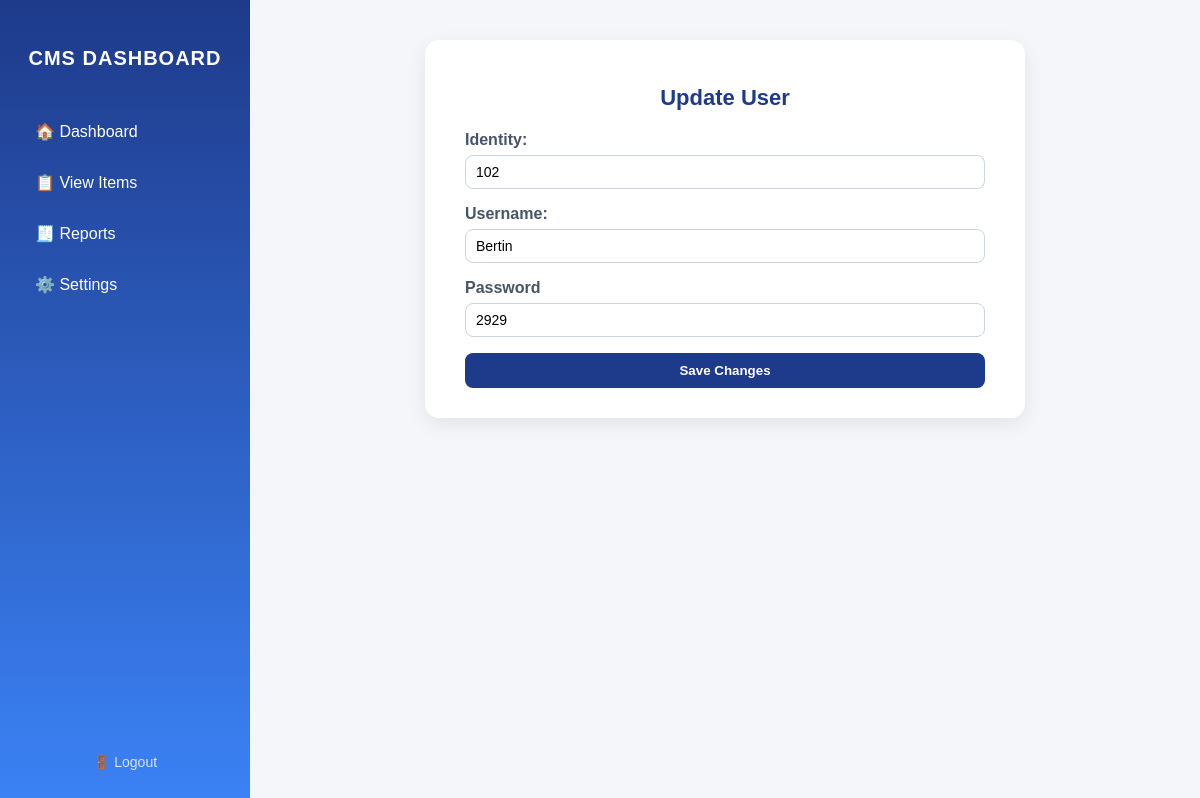
The page /updateuser.php?updatenbr=102 (signed in) on the database its author committed.
### tables this page shows
CREATE TABLE `users` (
  `Identity` int(10) NOT NULL,
  `Username` varchar(20) NOT NULL,
  `Password` varchar(20) NOT NULL
);

### updateuser.php (the view, shortened to what this page needs)
<?php
include "connection.php";
if(isset($_GET['updatenbr'])){
    $id = $_GET['updatenbr'];
    $sql = "SELECT * FROM users WHERE Identity='$id'";
    $result = $conn->query($sql);
    if($result && $result->num_rows > 0){
        $rows = $result->fetch_assoc();
        $fname = $rows['Identity'];
        $lname = $rows['Username'];
        $phone = $rows['Password'];
    } else {
        echo "Record not found!";
        exit;
    }
}
?>
<!DOCTYPE html>
<html lang="en">
<head>
</head>
<body>
  <div class="sidebar">
    <div>
      <h2>CMS DASHBOARD</h2>
      <nav>
        <a href="index.php">🏠 Dashboard</a>
        <a href="select.php">📋 View Items</a>
        <a href="#">🧾 Reports</a>
        <a href="#">⚙️ Settings</a>
      </nav>
    </div>
    <div class="logout">
      <a href="#" style="color:white; text-decoration:none;">🚪 Logout</a>
    </div>
  </div>
  <div class="main">
    <div class="card">
      <h1>Update User</h1>
      <form method="post">
        <label>Identity:</label>
        <input type="text" name="fname" value="<?php echo $fname; ?>" required>
        <label>Username:</label>
        <input type="text" name="lname" value="<?php echo $lname; ?>" required>
        <label>Password</label>
        <input type="number" name="pnumber" value="<?php echo $phone; ?>" required>
        <button type="submit" name="send">Save Changes</button>
      </form>
    </div>
  </div>
</body>
</html>

### updateuser.php (style rules this page uses)
* { box-sizing: border-box; }
body { margin: 0; font-family: "Poppins", sans-serif; background: #f4f6fa; color: #1e293b; display: flex; min-height: 100vh; }
.sidebar { width: 250px; background: linear-gradient(180deg, #1e3a8a, #3b82f6); color: white; padding: 30px 20px; display: flex; flex-direction: column; justify-content: space-between; }
.sidebar h2 { text-align: center; font-size: 20px; letter-spacing: 1px; margin-bottom: 40px; }
.sidebar nav a { display: block; color: white; text-decoration: none; padding: 12px 15px; margin: 8px 0; border-radius: 8px; transition: 0.3s; font-weight: 500; }
.logout { text-align: center; font-size: 14px; opacity: 0.8; }
.main { flex: 1; padding: 40px; }
.card { max-width: 600px; background: #fff; margin: 0 auto; padding: 30px 40px; border-radius: 14px; box-shadow: 0 6px 20px rgba(0, 0, 0, 0.08); }
h1 { text-align: center; color: #1e3a8a; font-size: 22px; margin-bottom: 20px; }
label { display: block; font-weight: 600; margin-bottom: 6px; color: #475569; }
input[type="text"], input[type="number"] { width: 100%; padding: 8px 10px; border: 1px solid #cbd5e1; border-radius: 8px; margin-bottom: 16px; outline: none; transition: 0.2s; font-size: 14px; }
button { width: 100%; background: #1e3a8a; border: none; color: white; padding: 10px; border-radius: 8px; font-weight: 600; cursor: pointer; transition: 0.3s; }

### rows shown on the page
users: fname "102", lname "Bertin", pnumber "2929"
